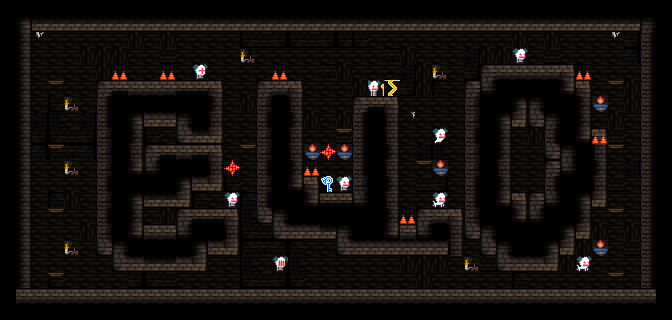

This game map was drawn from its Tiled (.tmx) file and the tilesets committed beside it. A one-line description and the trimmed map source follow:
An orthogonal 42x20 tile map with 16x16 px tiles, 5 tile layers (back, stage, deco, unit, ...).

<map version="1.0" orientation="orthogonal" renderorder="right-down" width="42" height="20" tilewidth="16" tileheight="16" nextobjectid="4">
 <tileset firstgid="1" name="dungeonTileSet" tilewidth="16" tileheight="16" tilecount="1024">
  <image source="dungeonTileset.png" width="512" height="512" />
  <terraintypes>
   <terrain name="blocks" tile="-1" />
  </terraintypes>
  <tile id="4" terrain=",,,0" />
  <tile id="5" terrain=",,0,0" />
  <tile id="6" terrain=",,0," />
  <tile id="12" terrain="0,0,0," />
  <tile id="13" terrain="0,0,," />
  <tile id="14" terrain="0,0,,0" />
  <tile id="36" terrain=",0,,0" />
  <tile id="37" terrain="0,0,0,0" />
  <tile id="38" terrain="0,,0," />
  <tile id="44" terrain="0,,0," />
  <tile id="46" terrain=",0,,0" />
  <tile id="68" terrain=",0,," />
  <tile id="69" terrain="0,0,," />
  <tile id="70" terrain="0,,," />
  <tile id="76" terrain="0,,0,0" />
  <tile id="77" terrain=",,0,0" />
  <tile id="78" terrain=",0,0,0" />
 </tileset>
 <layer name="back" width="42" height="20">
  <data>[840 cells, 840 non-empty, 9 distinct tile ids]</data>
 </layer>
 <layer name="stage" width="42" height="20">
  <data>[840 cells, 508 non-empty, 18 distinct tile ids]</data>
 </layer>
 <layer name="deco" width="42" height="20">
  <data>[840 cells, 12 non-empty, 3 distinct tile ids]</data>
 </layer>
 <layer name="unit" width="42" height="20">
  <data>[840 cells, 21 non-empty, 11 distinct tile ids]</data>
 </layer>
 <layer name="fore" width="42" height="20">
  <data>[840 cells, 1 non-empty, 1 distinct tile ids]</data>
 </layer>
</map>
